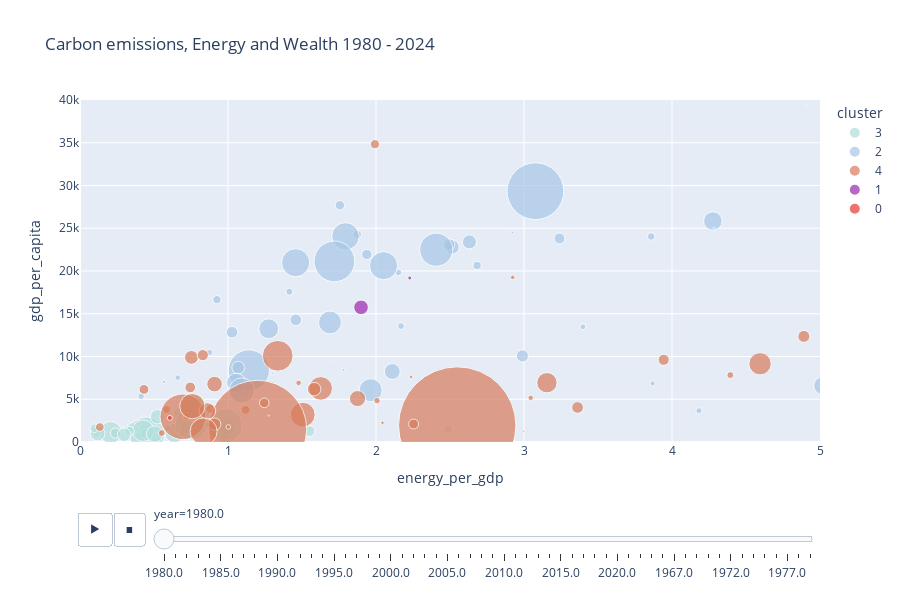

Notebook source saved alongside this figure:
### Code cell
px.scatter(data_frame=dataset_cluster,
           x=features[1],
           y=features[2],
           size='population',
           color='cluster',
           color_discrete_map=color_map,
           title='Carbon emissions, Energy and Wealth 1980 - 2024',
        #    log_x=True,
           range_x=[0,5],
           range_y=[0,40000],
           hover_name='country',
           animation_frame='year',
           height=600,
           size_max=100)

### Figure 1 — Plotly figure (JSON) as saved in the notebook; plotly's stock layout.template omitted (floating-point values rounded to 4 significant figures)
{"data": [{"hovertemplate": "<b>%{hovertext}</b><br><br>cluster=3<br>year=1980.0<br>energy_per_gdp=%{x}<br>gdp_per_capita=%{y}<br>population=%{marker.size}<extra></extra>", "hovertext": ["Afghanistan", "Angola", "Bangladesh", "Benin", "Burkina Faso", "Burundi", "Cameroon", "Central African Republic", "Chad", "Comoros", "Cote d'Ivoire", "Democratic Republic of Congo", "Djibouti", "Ethiopia", "Gabon", "Gambia", "Ghana", "Guinea", "Guinea-Bissau", "Haiti", "Kenya", "Liberia", "Madagascar", "Malawi", "Mali", "Myanmar", "Nepal", "Nicaragua", "Niger", "Nigeria", "Pakistan", "Philippines", "Rwanda", "Sao Tome and Principe", "Senegal", "Sierra Leone", "Sri Lanka", "Tanzania", "Togo", "Uganda", "Yemen", "Zambia"], "legendgroup": "3", "marker": {"color": "#B2DFDB", "size": [13170000.0, 8134000.0, 88020000.0, 3925000.0, 6948000.0, 4384000.0, 8512000.0, 2451000.0, 4515000.0, 337700.0, 8221000.0, 26710000.0, 325800.0, 34430000.0, 748400.0, 713900.0, 11940000.0, 5047000.0, 829300.0, 5614000.0, 16020000.0, 1929000.0, 9006000.0, 6266000.0, 7531000.0, 33230000.0, 15550000.0, 3252000.0, 6136000.0, 73760000.0, 82290000.0, 48040000.0, 5353000.0, 98560.0, 5846000.0, 3272000.0, 14850000.0, 19190000.0, 2921000.0, 13280000.0, 9543000.0, 5803000.0], "sizemode": "area", "sizeref": 142600.0, "symbol": "circle"}, "mode": "markers", "name": "3", "orientation": "v", "showlegend": true, "type": "scatter", "x": [0.413, 1.551, 0.452, 0.322, 0.24, 0.113, 0.663, 0.231, 0.458, 0.518, 0.668, 0.639, 6.127, 0.207, 1.302, 0.758, 0.716, 0.98, 0.376, 0.379, 0.997, 1.116, 0.357, 0.438, 0.239, 0.427, 0.119, 0.902, 0.336, 0.752, 0.981, 0.769, 0.097, 0.422, 0.876, 0.594, 0.524, 0.505, 0.66, 0.299, 0.84, 2.488], "xaxis": "x", "y": [1164.0, 1270.0, 874.2, 1512.0, 1059.0, 931.1, 1956.0, 1183.0, 583.9, 1072.0, 3400.0, 1035.0, 3178.0, 1106.0, 8014.0, 1210.0, 1701.0, 744.6, 1148.0, 2015.0, 1708.0, 3985.0, 1621.0, 1003.0, 1048.0, 1313.0, 993.1, 2942.0, 1282.0, 2110.0, 1917.0, 4015.0, 1605.0, 3035.0, 2001.0, 1614.0, 2958.0, 931.8, 1413.0, 852.8, 3493.0, 1426.0], "yaxis": "y"}, {"hovertemplate": "<b>%{hovertext}</b><br><br>cluster=2<br>year=1980.0<br>energy_per_gdp=%{x}<br>gdp_per_capita=%{y}<br>population=%{marker.size}<extra></extra>", "hovertext": ["Albania", "Argentina", "Australia", "Austria", "Belgium", "Brazil", "Canada", "Chile", "Colombia", "Costa Rica", "Cyprus", "Denmark", "Finland", "France", "Germany", "Greece", "Hong Kong", "Hungary", "Ireland", "Israel", "Italy", "Japan", "Luxembourg", "Malta", "Mauritius", "Netherlands", "New Zealand", "Norway", "Panama", "Paraguay", "Portugal", "Qatar", "Romania", "Seychelles", "Singapore", "South Korea", "Spain", "Sweden", "Switzerland", "Taiwan", "Turkey", "United Arab Emirates", "United Kingdom", "United States", "Uruguay"], "legendgroup": "2", "marker": {"color": "#A7C7E7", "size": [2735000.0, 28010000.0, 14720000.0, 7548000.0, 9833000.0, 121200000.0, 24530000.0, 11510000.0, 26100000.0, 2391000.0, 683100.0, 5123000.0, 4779000.0, 53940000.0, 78320000.0, 9653000.0, 4962000.0, 10700000.0, 3415000.0, 3722000.0, 56410000.0, 118400000.0, 363700.0, 342900.0, 954200.0, 14160000.0, 3146000.0, 4086000.0, 1958000.0, 3053000.0, 9764000.0, 275900.0, 22150000.0, 66280.0, 2437000.0, 38140000.0, 37540000.0, 8310000.0, 6320000.0, 18090000.0, 45410000.0, 1016000.0, 56280000.0, 229900000.0, 2952000.0], "sizemode": "area", "sizeref": 142600.0, "symbol": "circle"}, "mode": "markers", "name": "2", "orientation": "v", "showlegend": true, "type": "scatter", "x": [4.182, 1.275, 2.514, 1.938, 2.493, 1.141, 4.276, 1.069, 1.055, 0.661, 1.78, 1.873, 2.683, 1.794, 2.407, 1.458, 0.925, 2.989, 2.169, 1.415, 1.457, 1.719, 4.285, 1.698, 0.567, 2.631, 2.152, 3.859, 3.869, 0.413, 1.027, 4.912, 5.017, 2.284, 3.398, 1.964, 1.689, 3.24, 1.756, 2.11, 1.092, 2.448, 2.051, 3.077, 0.875], "xaxis": "x", "y": [3653.0, 13250.0, 22810.0, 21930.0, 23090.0, 8372.0, 25850.0, 8699.0, 6923.0, 7528.0, 8454.0, 24270.0, 20640.0, 24050.0, 22490.0, 14280.0, 16650.0, 10070.0, 13560.0, 17580.0, 20970.0, 21120.0, 25000.0, 9469.0, 7039.0, 23410.0, 19830.0, 24030.0, 6858.0, 5352.0, 12840.0, 39370.0, 6584.0, 6203.0, 13470.0, 6061.0, 13990.0, 23810.0, 27690.0, 8246.0, 6022.0, 43500.0, 20620.0, 29340.0, 10470.0], "yaxis": "y"}, {"hovertemplate": "<b>%{hovertext}</b><br><br>cluster=4<br>year=1980.0<br>energy_per_gdp=%{x}<br>gdp_per_capita=%{y}<br>population=%{marker.size}<extra></extra>", "hovertext": ["Algeria", "Barbados", "Bolivia", "Botswana", "Bulgaria", "Cambodia", "Cape Verde", "China", "Cuba", "Czechia", "Dominica", "Dominican Republic", "Ecuador", "Egypt", "El Salvador", "Equatorial Guinea", "Eswatini", "Guatemala", "Honduras", "India", "Indonesia", "Iran", "Iraq", "Jamaica", "Jordan", "Kuwait", "Laos", "Lebanon", "Libya", "Malaysia", "Mauritania", "Mexico", "Morocco", "Mozambique", "Oman", "Peru", "Poland", "Saint Lucia", "Saudi Arabia", "South Africa", "Syria", "Thailand", "Tunisia", "Vietnam", "Zimbabwe"], "legendgroup": "4", "marker": {"color": "#D87C5B", "size": [18610000.0, 251500.0, 5759000.0, 937500.0, 8860000.0, 5200000.0, 323300.0, 983200000.0, 9805000.0, 10280000.0, 73100.0, 5729000.0, 8166000.0, 43950000.0, 4540000.0, 288700.0, 596700.0, 6900000.0, 3727000.0, 687400000.0, 149000000.0, 39840000.0, 13590000.0, 2146000.0, 2234000.0, 1505000.0, 3293000.0, 2945000.0, 3424000.0, 12980000.0, 1474000.0, 67300000.0, 19460000.0, 11340000.0, 1001000.0, 17360000.0, 35580000.0, 119300.0, 6048000.0, 29520000.0, 8958000.0, 45650000.0, 6606000.0, 52490000.0, 7041000.0], "sizemode": "area", "sizeref": 142600.0, "symbol": "circle"}, "mode": "markers", "name": "4", "orientation": "v", "showlegend": true, "type": "scatter", "x": [1.875, 1.379, 0.881, 2.044, 3.944, 0.134, 2.998, 2.549, 3.362, 4.891, 0.786, 1.119, 0.745, 1.505, 0.585, 0.367, 1.405, 0.432, 0.723, 1.2, 0.695, 1.626, 0.753, 3.045, 1.477, 2.924, 0.553, 2.007, 4.394, 1.582, 1.002, 1.336, 0.861, 0.909, 2.237, 0.909, 4.595, 1.275, 1.993, 3.155, 0.83, 0.759, 1.245, 0.835, 2.254], "xaxis": "x", "y": [5078.0, 12340.0, 3874.0, 2255.0, 9617.0, 1749.0, 1238.0, 1926.0, 4040.0, 12350.0, 2246.0, 3760.0, 6384.0, 3199.0, 3806.0, 2317.0, 3019.0, 6153.0, 2997.0, 1477.0, 2952.0, 6267.0, 9896.0, 5168.0, 6913.0, 19260.0, 1054.0, 4831.0, 7825.0, 6180.0, 1763.0, 10080.0, 3627.0, 2076.0, 7616.0, 6769.0, 9149.0, 3079.0, 34830.0, 6935.0, 10160.0, 4194.0, 4577.0, 1235.0, 2102.0], "yaxis": "y"}, {"hovertemplate": "<b>%{hovertext}</b><br><br>cluster=1<br>year=1980.0<br>energy_per_gdp=%{x}<br>gdp_per_capita=%{y}<br>population=%{marker.size}<extra></extra>", "hovertext": ["Bahrain", "Iceland", "Trinidad and Tobago", "Venezuela"], "legendgroup": "1", "marker": {"color": "#9C27B0", "size": [359000.0, 228100.0, 1122000.0, 15260000.0], "sizemode": "area", "sizeref": 142600.0, "symbol": "circle"}, "mode": "markers", "name": "1", "orientation": "v", "showlegend": true, "type": "scatter", "x": [16.53, 2.924, 2.228, 1.899], "xaxis": "x", "y": [6771.0, 24530.0, 19180.0, 15750.0], "yaxis": "y"}, {"hovertemplate": "<b>%{hovertext}</b><br><br>cluster=0<br>year=1980.0<br>energy_per_gdp=%{x}<br>gdp_per_capita=%{y}<br>population=%{marker.size}<extra></extra>", "hovertext": ["Congo", "Mongolia"], "legendgroup": "0", "marker": {"color": "#E53935", "size": [1829000.0, 1701000.0], "sizemode": "area", "sizeref": 142600.0, "symbol": "circle"}, "mode": "markers", "name": "0", "orientation": "v", "showlegend": true, "type": "scatter", "x": [0.607, 6.94], "xaxis": "x", "y": [2815.0, 1574.0], "yaxis": "y"}], "layout": {"height": 600, "legend": {"itemsizing": "constant", "title": {"text": "cluster"}, "tracegroupgap": 0}, "sliders": [{"active": 0, "currentvalue": {"prefix": "year="}, "len": 0.9, "pad": {"b": 10, "t": 60}, "steps": [{"args": [["1980.0"], {"frame": {"duration": 0, "redraw": false}, "fromcurrent": true, "mode": "immediate", "transition": {"duration": 0, "easing": "linear"}}], "label": "1980.0", "method": "animate"}, {"args": [["1981.0"], {"frame": {"duration": 0, "redraw": false}, "fromcurrent": true, "mode": "immediate", "transition": {"duration": 0, "easing": "linear"}}], "label": "1981.0", "method": "animate"}, {"args": [["1982.0"], {"frame": {"duration": 0, "redraw": false}, "fromcurrent": true, "mode": "immediate", "transition": {"duration": 0, "easing": "linear"}}], "label": "1982.0", "method": "animate"}, {"args": [["1983.0"], {"frame": {"duration": 0, "redraw": false}, "fromcurrent": true, "mode": "immediate", "transition": {"duration": 0, "easing": "linear"}}], "label": "1983.0", "method": "animate"}, {"args": [["1984.0"], {"frame": {"duration": 0, "redraw": false}, "fromcurrent": true, "mode": "immediate", "transition": {"duration": 0, "easing": "linear"}}], "label": "1984.0", "method": "animate"}, {"args": [["1985.0"], {"frame": {"duration": 0, "redraw": false}, "fromcurrent": true, "mode": "immediate", "transition": {"duration": 0, "easing": "linear"}}], "label": "1985.0", "method": "animate"}, {"args": [["1986.0"], {"frame": {"duration": 0, "redraw": false}, "fromcurrent": true, "mode": "immediate", "transition": {"duration": 0, "easing": "linear"}}], "label": "1986.0", "method": "animate"}, {"args": [["1987.0"], {"frame": {"duration": 0, "redraw": false}, "fromcurrent": true, "mode": "immediate", "transition": {"duration": 0, "easing": "linear"}}], "label": "1987.0", "method": "animate"}, {"args": [["1988.0"], {"frame": {"duration": 0, "redraw": false}, "fromcurrent": true, "mode": "immediate", "transition": {"duration": 0, "easing": "linear"}}], "label": "1988.0", "method": "animate"}, {"args": [["1989.0"], {"frame": {"duration": 0, "redraw": false}, "fromcurrent": true, "mode": "immediate", "transition": {"duration": 0, "easing": "linear"}}], "label": "1989.0", "method": "animate"}, {"args": [["1990.0"], {"frame": {"duration": 0, "redraw": false}, "fromcurrent": true, "mode": "immediate", "transition": {"duration": 0, "easing": "linear"}}], "label": "1990.0", "method": "animate"}, {"args": [["1991.0"], {"frame": {"duration": 0, "redraw": false}, "fromcurrent": true, "mode": "immediate", "transition": {"duration": 0, "easing": "linear"}}], "label": "1991.0", "method": "animate"}, {"args": [["1992.0"], {"frame": {"duration": 0, "redraw": false}, "fromcurrent": true, "mode": "immediate", "transition": {"duration": 0, "easing": "linear"}}], "label": "1992.0", "method": "animate"}, {"args": [["1993.0"], {"frame": {"duration": 0, "redraw": false}, "fromcurrent": true, "mode": "immediate", "transition": {"duration": 0, "easing": "linear"}}], "label": "1993.0", "method": "animate"}, {"args": [["1994.0"], {"frame": {"duration": 0, "redraw": false}, "fromcurrent": true, "mode": "immediate", "transition": {"duration": 0, "easing": "linear"}}], "label": "1994.0", "method": "animate"}, {"args": [["1995.0"], {"frame": {"duration": 0, "redraw": false}, "fromcurrent": true, "mode": "immediate", "transition": {"duration": 0, "easing": "linear"}}], "label": "1995.0", "method": "animate"}, {"args": [["1996.0"], {"frame": {"duration": 0, "redraw": false}, "fromcurrent": true, "mode": "immediate", "transition": {"duration": 0, "easing": "linear"}}], "label": "1996.0", "method": "animate"}, {"args": [["1997.0"], {"frame": {"duration": 0, "redraw": false}, "fromcurrent": true, "mode": "immediate", "transition": {"duration": 0, "easing": "linear"}}], "label": "1997.0", "method": "animate"}, {"args": [["1998.0"], {"frame": {"duration": 0, "redraw": false}, "fromcurrent": true, "mode": "immediate", "transition": {"duration": 0, "easing": "linear"}}], "label": "1998.0", "method": "animate"}, {"args": [["1999.0"], {"frame": {"duration": 0, "redraw": false}, "fromcurrent": true, "mode": "immediate", "transition": {"duration": 0, "easing": "linear"}}], "label": "1999.0", "method": "animate"}, {"args": [["2000.0"], {"frame": {"duration": 0, "redraw": false}, "fromcurrent": true, "mode": "immediate", "transition": {"duration": 0, "easing": "linear"}}], "label": "2000.0", "method": "animate"}, {"args": [["2001.0"], {"frame": {"duration": 0, "redraw": false}, "fromcurrent": true, "mode": "immediate", "transition": {"duration": 0, "easing": "linear"}}], "label": "2001.0", "method": "animate"}, {"args": [["2002.0"], {"frame": {"duration": 0, "redraw": false}, "fromcurrent": true, "mode": "immediate", "transition": {"duration": 0, "easing": "linear"}}], "label": "2002.0", "method": "animate"}, {"args": [["2003.0"], {"frame": {"duration": 0, "redraw": false}, "fromcurrent": true, "mode": "immediate", "transition": {"duration": 0, "easing": "linear"}}], "label": "2003.0", "method": "animate"}, {"args": [["2004.0"], {"frame": {"duration": 0, "redraw": false}, "fromcurrent": true, "mode": "immediate", "transition": {"duration": 0, "easing": "linear"}}], "label": "2004.0", "method": "animate"}, {"args": [["2005.0"], {"frame": {"duration": 0, "redraw": false}, "fromcurrent": true, "mode": "immediate", "transition": {"duration": 0, "easing": "linear"}}], "label": "2005.0", "method": "animate"}, {"args": [["2006.0"], {"frame": {"duration": 0, "redraw": false}, "fromcurrent": true, "mode": "immediate", "transition": {"duration": 0, "easing": "linear"}}], "label": "2006.0", "method": "animate"}, {"args": [["2007.0"], {"frame": {"duration": 0, "redraw": false}, "fromcurrent": true, "mode": "immediate", "transition": {"duration": 0, "easing": "linear"}}], "label": "2007.0", "method": "animate"}, {"args": [["2008.0"], {"frame": {"duration": 0, "redraw": false}, "fromcurrent": true, "mode": "immediate", "transition": {"duration": 0, "easing": "linear"}}], "label": "2008.0", "method": "animate"}, {"args": [["2009.0"], {"frame": {"duration": 0, "redraw": false}, "fromcurrent": true, "mode": "immediate", "transition": {"duration": 0, "easing": "linear"}}], "label": "2009.0", "method": "animate"}, {"args": [["2010.0"], {"frame": {"duration": 0, "redraw": false}, "fromcurrent": true, "mode": "immediate", "transition": {"duration": 0, "easing": "linear"}}], "label": "2010.0", "method": "animate"}, {"args": [["2011.0"], {"frame": {"duration": 0, "redraw": false}, "fromcurrent": true, "mode": "immediate", "transition": {"duration": 0, "easing": "linear"}}], "label": "2011.0", "method": "animate"}, {"args": [["2012.0"], {"frame": {"duration": 0, "redraw": false}, "fromcurrent": true, "mode": "immediate", "transition": {"duration": 0, "easing": "linear"}}], "label": "2012.0", "method": "animate"}, {"args": [["2013.0"], {"frame": {"duration": 0, "redraw": false}, "fromcurrent": true, "mode": "immediate", "transition": {"duration": 0, "easing": "linear"}}], "label": "2013.0", "method": "animate"}, {"args": [["2014.0"], {"frame": {"duration": 0, "redraw": false}, "fromcurrent": true, "mode": "immediate", "transition": {"duration": 0, "easing": "linear"}}], "label": "2014.0", "method": "animate"}, {"args": [["2015.0"], {"frame": {"duration": 0, "redraw": false}, "fromcurrent": true, "mode": "immediate", "transition": {"duration": 0, "easing": "linear"}}], "label": "2015.0", "method": "animate"}, {"args": [["2016.0"], {"frame": {"duration": 0, "redraw": false}, "fromcurrent": true, "mode": "immediate", "transition": {"duration": 0, "easing": "linear"}}], "label": "2016.0", "method": "animate"}, {"args": [["2017.0"], {"frame": {"duration": 0, "redraw": false}, "fromcurrent": true, "mode": "immediate", "transition": {"duration": 0, "easing": "linear"}}], "label": "2017.0", "method": "animate"}, {"args": [["2018.0"], {"frame": {"duration": 0, "redraw": false}, "fromcurrent": true, "mode": "immediate", "transition": {"duration": 0, "easing": "linear"}}], "label": "2018.0", "method": "animate"}, {"args": [["2019.0"], {"frame": {"duration": 0, "redraw": false}, "fromcurrent": true, "mode": "immediate", "transition": {"duration": 0, "easing": "linear"}}], "label": "2019.0", "method": "animate"}, {"args": [["2020.0"], {"frame": {"duration": 0, "redraw": false}, "fromcurrent": true, "mode": "immediate", "transition": {"duration": 0, "easing": "linear"}}], "label": "2020.0", "method": "animate"}, {"args": [["2021.0"], {"frame": {"duration": 0, "redraw": false}, "fromcurrent": true, "mode": "immediate", "transition": {"duration": 0, "easing": "linear"}}], "label": "2021.0", "method": "animate"}, {"args": [["2022.0"], {"frame": {"duration": 0, "redraw": false}, "fromcurrent": true, "mode": "immediate", "transition": {"duration": 0, "easing": "linear"}}], "label": "2022.0", "method": "animate"}, {"args": [["1965.0"], {"frame": {"duration": 0, "redraw": false}, "fromcurrent": true, "mode": "immediate", "transition": {"duration": 0, "easing": "linear"}}], "label": "1965.0", "method": "animate"}, {"args": [["1966.0"], {"frame": {"duration": 0, "redraw": false}, "fromcurrent": true, "mode": "immediate", "transition": {"duration": 0, "easing": "linear"}}], "label": "1966.0", "method": "animate"}, {"args": [["1967.0"], {"frame": {"duration": 0, "redraw": false}, "fromcurrent": true, "mode": "immediate", "transition": {"duration": 0, "easing": "linear"}}], "label": "1967.0", "method": "animate"}, {"args": [["1968.0"], {"frame": {"duration": 0, "redraw": false}, "fromcurrent": true, "mode": "immediate", "transition": {"duration": 0, "easing": "linear"}}], "label": "1968.0", "method": "animate"}, {"args": [["1969.0"], {"frame": {"duration": 0, "redraw": false}, "fromcurrent": true, "mode": "immediate", "transition": {"duration": 0, "easing": "linear"}}], "label": "1969.0", "method": "animate"}, {"args": [["1970.0"], {"frame": {"duration": 0, "redraw": false}, "fromcurrent": true, "mode": "immediate", "transition": {"duration": 0, "easing": "linear"}}], "label": "1970.0", "method": "animate"}, {"args": [["1971.0"], {"frame": {"duration": 0, "redraw": false}, "fromcurrent": true, "mode": "immediate", "transition": {"duration": 0, "easing": "linear"}}], "label": "1971.0", "method": "animate"}, {"args": [["1972.0"], {"frame": {"duration": 0, "redraw": false}, "fromcurrent": true, "mode": "immediate", "transition": {"duration": 0, "easing": "linear"}}], "label": "1972.0", "method": "animate"}, {"args": [["1973.0"], {"frame": {"duration": 0, "redraw": false}, "fromcurrent": true, "mode": "immediate", "transition": {"duration": 0, "easing": "linear"}}], "label": "1973.0", "method": "animate"}, {"args": [["1974.0"], {"frame": {"duration": 0, "redraw": false}, "fromcurrent": true, "mode": "immediate", "transition": {"duration": 0, "easing": "linear"}}], "label": "1974.0", "method": "animate"}, {"args": [["1975.0"], {"frame": {"duration": 0, "redraw": false}, "fromcurrent": true, "mode": "immediate", "transition": {"duration": 0, "easing": "linear"}}], "label": "1975.0", "method": "animate"}, {"args": [["1976.0"], {"frame": {"duration": 0, "redraw": false}, "fromcurrent": true, "mode": "immediate", "transition": {"duration": 0, "easing": "linear"}}], "label": "1976.0", "method": "animate"}, {"args": [["1977.0"], {"frame": {"duration": 0, "redraw": false}, "fromcurrent": true, "mode": "immediate", "transition": {"duration": 0, "easing": "linear"}}], "label": "1977.0", "method": "animate"}, {"args": [["1978.0"], {"frame": {"duration": 0, "redraw": false}, "fromcurrent": true, "mode": "immediate", "transition": {"duration": 0, "easing": "linear"}}], "label": "1978.0", "method": "animate"}, {"args": [["1979.0"], {"frame": {"duration": 0, "redraw": false}, "fromcurrent": true, "mode": "immediate", "transition": {"duration": 0, "easing": "linear"}}], "label": "1979.0", "method": "animate"}], "x": 0.1, "xanchor": "left", "y": 0, "yanchor": "top"}], "title": {"text": "Carbon emissions, Energy and Wealth 1980 - 2024"}, "updatemenus": [{"buttons": [{"args": [null, {"frame": {"duration": 500, "redraw": false}, "fromcurrent": true, "mode": "immediate", "transition": {"duration": 500, "easing": "linear"}}], "label": "&#9654;", "method": "animate"}, {"args": [[null], {"frame": {"duration": 0, "redraw": false}, "fromcurrent": true, "mode": "immediate", "transition": {"duration": 0, "easing": "linear"}}], "label": "&#9724;", "method": "animate"}], "direction": "left", "pad": {"r": 10, "t": 70}, "showactive": false, "type": "buttons", "x": 0.1, "xanchor": "right", "y": 0, "yanchor": "top"}], "xaxis": {"anchor": "y", "domain": [0, 1], "range": [0, 5], "title": {"text": "energy_per_gdp"}}, "yaxis": {"anchor": "x", "domain": [0, 1], "range": [0, 40000], "title": {"text": "gdp_per_capita"}}}}
